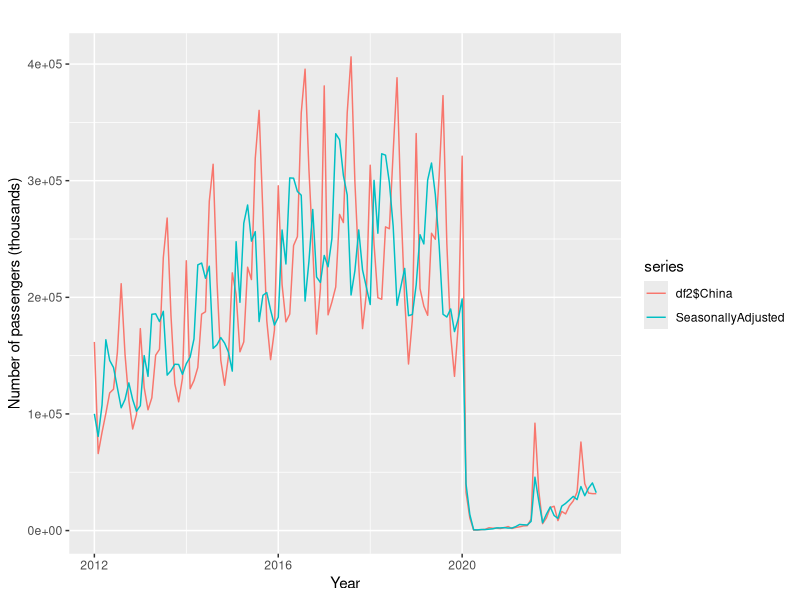

Reproduce this figure in R. (Note: this script raises an error after producing the figure.)
## ---- chunk 1
library(tidyverse)
library(stringr)
library(lubridate)

dat = read.csv("data.csv")

dat = dat %>% pivot_longer(cols = X2000.01.01:X2022.12.01, values_to = "visitors", names_to = "year")

dat = dat %>% select(-c("X", "X1"))

dat$year = str_remove_all(dat$year, "X")

dat$year = str_replace_all(dat$year, "\\.", "-")

dat$year = ymd(dat$year)

dat = dat %>% mutate(sanction = ifelse(year == "2018-08-01" & Country == "China", "1", "0"))

dat = dat %>% mutate(sanction2 = ifelse(year == "2018-09-01" & Country == "China", "1", "0"))

#dat1 = dat %>% filter(year < "2023-01-01")

## ---- chunk 2
library(forecast)
df2 <- dat %>% select(Country, year, visitors) %>% 
         filter(Country == "China") %>% 
         group_by(Country, year) %>%
         summarise(value = sum(visitors)) %>%
         pivot_wider(names_from = Country, values_from = value, 
         values_fill = list(value = 0)) %>% 
         filter(year >= "2012-01-01")

test = ts(df2[[2]], frequency = 12, start = c(2012), end = c(2022,12))

decomp <- stl(log(test), s.window = "periodic")
ap.sa <- exp(seasadj(decomp))
autoplot(cbind(df2$China, SeasonallyAdjusted=ap.sa)) +
  xlab("Year") + ylab("Number of passengers (thousands)")
## ---- chunk 3
dat_test = dat %>% select(Country, year, visitors) %>% 
         filter(year >= "2012-01-01") %>%
         filter(Country == c("China", "South Korea", "Vietnam"))
         group_by(Country, year) %>%
         summarise(value = sum(visitors)) %>% 
         filter(Country == c("China", "South Korea", "Vietnam")) #%>% 
         arrange(Country) #%>%
         mutate(rate = (value - lag(value))/lag(value)) 
        

#dat_test = dat_test %>% select_if(~ !any(is.na(.)))

## ---- chunk 4
#cov_mat <- cor(dat_test)
#
## Extraire les covariances entre la Chine et les autres pays
#china_cov <- cov_mat[, "China"]
#
## Extraire les 10 plus grandes covariances
#top_10 <- head(sort(china_cov, decreasing = TRUE), 12)
## ---- chunk 5
df3 <- dat %>% select(Country, year, visitors) %>% 
         filter(Country == "South Korea") %>% 
         group_by(Country, year) %>%
         summarise(value = sum(visitors)) %>%
         pivot_wider(names_from = Country, values_from = value, 
         values_fill = list(value = 0)) %>% 
         filter(year >= "2012-01-01")

test = ts(df3[[2]], frequency = 12, start = c(2012), end = c(2022,12))
decomp <- stl(log(test), s.window = "periodic")
ap.sk <- exp(seasadj(decomp))

df4 <- dat %>% select(Country, year, visitors) %>% 
         filter(Country == "Vietnam") %>% 
         group_by(Country, year) %>%
         summarise(value = sum(visitors)) %>%
         pivot_wider(names_from = Country, values_from = value, 
         values_fill = list(value = 0)) %>% 
         filter(year >= "2012-01-01")

test = ts(df4[[2]], frequency = 12, start = c(2012), end = c(2022,12))
decomp <- stl(log(test), s.window = "periodic")
ap.v <- exp(seasadj(decomp))

#df5 <- dat %>% select(Country, year, visitors) %>% 
#         filter(Country == "Canada") %>% 
#         group_by(Country, year) %>%
#         summarise(value = sum(visitors)) %>%
#         pivot_wider(names_from = Country, values_from = value, 
#         values_fill = list(value = 0))
#df5$Canada = replace_na(df5$Canada, 29682)
#test = ts(df5[[2]], frequency = 12, start = c(2000), end = c(2022,12))
#decomp <- stl(log(test), s.window = "periodic")
#ap.c <- exp(seasadj(decomp))

autoplot(cbind(SK = log(ap.sk) , Chine=log(ap.sa), Viet = log(ap.v))) +
  xlab("Year") + ylab("Number of passengers (thousands)")


frame = as.data.frame(cbind(year = as.Date(df2$year), sk = log(ap.sk), ca = log(ap.sa), vt = log(ap.v)))
frame = frame %>% pivot_longer(cols = sk:vt, values_to = "visitors", names_to = "country")

frame1 = as.data.frame(cbind(year = df2$year, sk = ap.sk, ca = ap.sa, vt = ap.v))
frame1 = frame1 %>% pivot_longer(cols = sk:vt, values_to = "visitors", names_to = "country")

frame1 = frame1 %>%
         arrange(year, country) %>%
         mutate(rate = (visitors-lag(visitors))/lag(visitors)) 


ggplot(frame, aes(year, visitors, group = country, color = country)) +
  geom_line()

ggplot(dat_test, aes(year, rate, group = Country, color = Country)) +
  geom_line() +
  ylim(1,-1)
## ---- chunk 6

